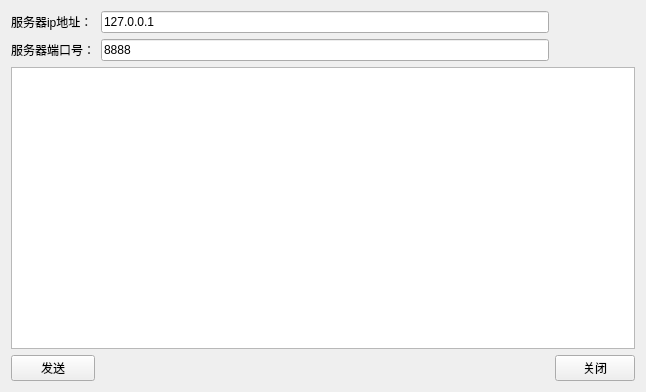
<?xml version="1.0" encoding="UTF-8"?>
<ui version="4.0">
 <class>Client</class>
 <widget class="QWidget" name="Client">
  <property name="geometry">
   <rect>
    <x>0</x>
    <y>0</y>
    <width>646</width>
    <height>392</height>
   </rect>
  </property>
  <property name="windowTitle">
   <string>Form</string>
  </property>
  <layout class="QGridLayout" name="gridLayout">
   <item row="0" column="0">
    <widget class="QLabel" name="label">
     <property name="text">
      <string>服务器ip地址：</string>
     </property>
    </widget>
   </item>
   <item row="0" column="1">
    <widget class="QLineEdit" name="lineEdit">
     <property name="text">
      <string>127.0.0.1</string>
     </property>
    </widget>
   </item>
   <item row="1" column="0">
    <widget class="QLabel" name="label_2">
     <property name="text">
      <string>服务器端口号：</string>
     </property>
    </widget>
   </item>
   <item row="1" column="1">
    <widget class="QLineEdit" name="lineEdit_2">
     <property name="text">
      <string>8888</string>
     </property>
    </widget>
   </item>
   <item row="2" column="0" colspan="3">
    <widget class="QTextEdit" name="textEdit"/>
   </item>
   <item row="3" column="0">
    <widget class="QPushButton" name="sendButton">
     <property name="text">
      <string>发送</string>
     </property>
    </widget>
   </item>
   <item row="3" column="1">
    <spacer name="horizontalSpacer">
     <property name="orientation">
      <enum>Qt::Horizontal</enum>
     </property>
     <property name="sizeHint" stdset="0">
      <size>
       <width>454</width>
       <height>20</height>
      </size>
     </property>
    </spacer>
   </item>
   <item row="3" column="2">
    <widget class="QPushButton" name="closeButton">
     <property name="text">
      <string>关闭</string>
     </property>
    </widget>
   </item>
  </layout>
 </widget>
 <resources/>
 <connections/>
</ui>
